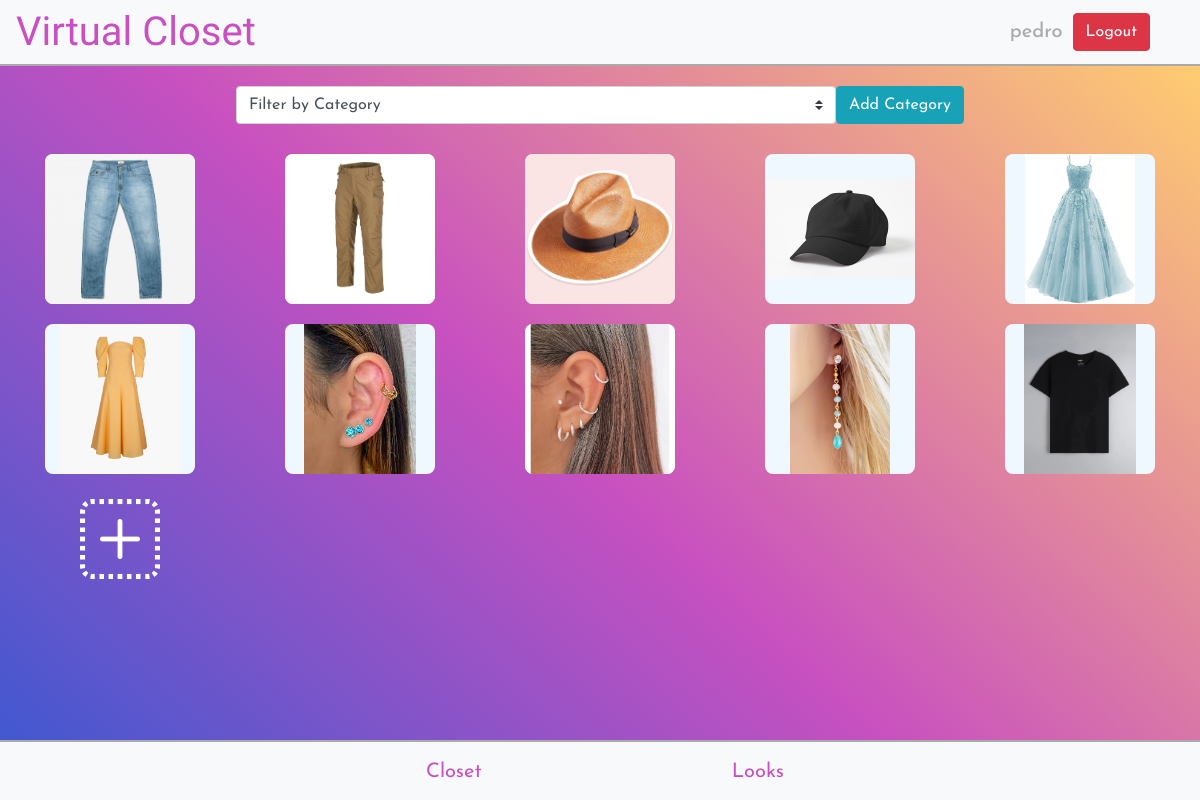
Page /closet/ (signed in) on the committed database.
### closet/models.py (models this page shows, shortened)
class User(AbstractUser):
    pass

class ClothingItem(models.Model):
    user = models.ForeignKey(User, on_delete=models.CASCADE)
    name = models.CharField(max_length=128)
    image = models.ImageField(upload_to='clothes/')
    category = models.ForeignKey(ClothingCategory, on_delete=models.CASCADE, default=None, blank=True, null=True)

### closet/views.py (the view)
# urls.py: path('closet/', closet, name='closet'),
def closet(request):
    q = request.GET.get('q')
    try:
        category = ClothingCategory.objects.get(id=q)
        clothes = ClothingItem.objects.filter(user=request.user, category=category)
    except:
        clothes = ClothingItem.objects.filter(user=request.user)
    return render(request, 'closet/closet.html', {
        'clothes': clothes,
        'categories': ClothingCategory.objects.filter(user=request.user)
    })

### closet/templates/closet/closet.html (shortened to what this page needs)
{% extends 'closet/layout.html' %}
{% load static %}
{% block Header %}
<div id="closetheader">
    <select class="custom-select" id='headerfilter' onchange="handleChange(event)">
        <option hidden selected disabled value="">Filter by Category</option>
    </select>
    <a href='/closet/create/category' class="btn btn-info categorybutton" style="color:white;">Add Category</a>
</div>
{% endblock %}
{% block page %}
    <main id="closetpage">
        {% for cloth in clothes %}
            <div id='img{{cloth.id}}' class="closetimg" onmouseenter="handleItemMouseOver(event)">
                <img src="{{cloth.image.url}}">
            </div>
        {% endfor %}
        <a class="addimage" href="/closet/create/item">
            <i class="bi bi-plus-square-dotted addicon"></i>
        </a>
    </main>
{% endblock %}

### closet/templates/closet/layout.html (shortened to what this page needs)
{% load static %}
<!DOCTYPE html>
<html lang="en">
    <head>
        <link rel="stylesheet" href="https://cdn.jsdelivr.net/npm/bootstrap-icons@1.8.1/font/bootstrap-icons.css">
        <link rel="stylesheet" href="https://stackpath.bootstrapcdn.com/bootstrap/4.4.1/css/bootstrap.min.css">
        <link rel="stylesheet" href="{% static 'closet/index.css' %}">
    </head>
    <body>
        <nav class="navbar navbar-expand-lg navbar-light bg-light">
            <a href="/" style="text-decoration:none;"><h3 id="title">Virtual Closet</h3></a>
            <ul class="navbar-nav mr-auto header" id='navbar' >
                {% if user.is_authenticated %}
                    <li class='nav-li'>
                        <h5>{{user.username}}</h5>
                    </li>
                    <li class='nav-li'>
                        <a class="btn btn-danger" href="/logout">Logout</a>
                    </li>
                {% endif %}
            </ul>
        </nav>
        <hr class="headerhr">
        {% if user.is_authenticated %}
            <div id="pages">
                {% block Header %}{% endblock %}
                {% block page %}
                {% endblock %}
            </div>
            <footer>
                <hr class="headerhr">
                <ul id="footerul">
                    <li class="nav-li footerli">
                        <a href="/closet" class="nav-link purple">Closet</a>
                    </li>
                    <li class="nav-li footerli">
                        <a href="/looks" class="nav-link purple">Looks</a>
                    </li>
                </ul>
            </footer>
        {% endif %}
    </body>
</html>

### closet/static/closet/index.css (style rules this page uses)
* { font-family: 'Josefin Sans'; }
html { overflow: hidden; height: 100vh; }
.headerhr { border: 1px solid rgb(170, 170, 170); margin: 0px; width: 100vw; }
#title { font-family: 'Grand Hotel'; color: #C850C0; margin: 0; font-size: 40px; }
#navbar { position: absolute; right: 50px; align-items: center; }
#navbar h5 { padding: 0; margin: 0; color:rgb(170, 170, 170); }
.nav-li { margin-left: 10px; }
footer { position: absolute; bottom: 0; width: 100vw; height: 60px; background-color: #f8f9fa; }
#footerul { display: flex; flex-direction: row; height: 100%; width: 100%; align-items: center; justify-content: space-between; margin: 0; padding: 0 400px 0 400px; }
.footerli { display: inline; width: fit-content !important; margin-bottom: 0; font-size: 20px; }
.purple { color: #C850C0; }
html, body { height: 100%; }
#pages { background: linear-gradient(43deg, #4158D0 0%, #C850C0 46%, #FFCC70 100%); overflow-y: scroll; overflow-x: hidden; }
#closetpage { display: grid; grid-template-columns: 1fr 1fr 1fr 1fr 1fr; grid-template-rows: 1fr 1fr 1fr 1fr auto; justify-items: center; align-items: center; }
.addimage, .addimage:hover, .addimage:active, .addimage:focus { border: none; outline: none; background: none; }
.addicon { font-size: 80px; color: white; margin-top: 10px; }
.closetimg { margin-top: 10px; margin-bottom: 10px; display: flex; flex-direction: column; justify-content: center; align-items: center; background-size: contain; background-repeat: no-repeat; background-position: center; background-color: aliceblue; width: 150px; height: 150px; border-radius: 8px; }
.closetimg img { display: flex; border-radius: 8px; width: 150px; height: 150px; object-fit: contain; }
#headerfilter { margin: 10px 0 10px 0; display: flex; width: 600px; }
#closetheader { display:flex; width:100vw; justify-content:center; align-items: center; margin: 10px 0 10px 0; }
.categorybutton { height: 38px; }

### rows in the picture
User: username "pedro"
ClothingItem: image (picture)
ClothingItem: image (picture)
ClothingItem: image (picture)
ClothingItem: image (picture)
ClothingItem: image (picture)
ClothingItem: image (picture)
ClothingItem: image (picture)
ClothingItem: image (picture)
ClothingItem: image (picture)
ClothingItem: image (picture)
